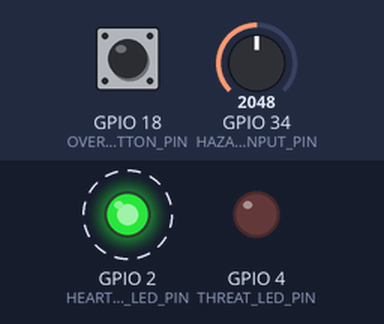
The sketch below on a simulated ESP32. Shown: output pins drawn as LEDs (lit = HIGH). Dashed ring = blinking. The test bench sets the inputs (shaded band); at power-on: GPIO 34 (HAZARD_INPUT_PIN) = 2048, GPIO 18 (OVERRIDE_BUTTON_PIN) HIGH (analog values on the 0–4095 scale). Pins used as bus, display or sensor lines are not drawn; what the sketch prints to the serial monitor is not drawn.

Above: at 1.2 s.
1.3 s: GPIO 34 (HAZARD_INPUT_PIN) set to 2930
4.3 s: GPIO 34 (HAZARD_INPUT_PIN) set to 3040
Timing chart, 0 to 16.3 s (numbered marks = the images above; inputs shaded):
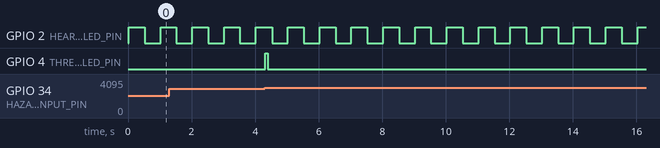

The sketch:

main.ino
```cpp
/* --------------------------------------------------------------
  Application: 06
  Adam Disanti
  Real Time Systems - Sp 2026
  Aerospace/Defense Theme: Pilot Hazard Response System

  Company context:
  - Orlando aerospace/defense style prototype
  - System for a pilot-assist / simulator hazard monitor
  - Goal: prove the hard override path meets its deadline in Wokwi

  Hardware mapping:
  - Potentiometer = Hazard Intensity Input
  - Pushbutton = Pilot Override Input
  - Green LED = System Heartbeat
  - Red LED = Threat / Alarm Indicator

  Logic analyzer mapping:
  - D0 = GPIO18 (Pilot Override Input)
  - D1 = GPIO2  (Heartbeat LED)
  - D2 = GPIO4  (Threat LED)
  - D3 = GPIO21 (ISR Strobe)
  - D4 = GPIO22 (Hard Override Response Strobe)
  - D5 = GPIO23 (Variable Load Task Strobe)
  ---------------------------------------------------------------*/

#include <Arduino.h>
#include <stdarg.h>
#include <string.h>

#include "freertos/FreeRTOS.h"
#include "freertos/task.h"
#include "freertos/semphr.h"
#include "freertos/queue.h"

// -------------------- Demo Output Control --------------------
#define DEMO_MODE 0

#if DEMO_MODE
#define TELEMETRY_PERIOD_MS 1000   // slow, readable
#define ENABLE_SENSOR_DEBUG 0
#else
//#define TELEMETRY_PERIOD_MS 250
#define ENABLE_SENSOR_DEBUG 1
#endif

// -------------------- Pins --------------------
#define HEARTBEAT_LED_PIN       2    // D1 on logic analyzer
#define THREAT_LED_PIN          4    // D2 on logic analyzer
#define OVERRIDE_BUTTON_PIN     18   // D0 on logic analyzer
#define HAZARD_INPUT_PIN        34

// Debug timing strobes for logic analyzer
#define ISR_STROBE_PIN          21   // D3
#define RESPONSE_STROBE_PIN     22   // D4
#define VARIABLE_STROBE_PIN     23   // D5

// -------------------- Timing --------------------
// Heartbeat Task
// Period: 500ms ON / 500ms OFF
// Deadline: 500ms per toggle
// Classification: S (Soft)
// Consequence of miss: reduced system-liveness visibility
#define HEARTBEAT_ON_MS             500
#define HEARTBEAT_OFF_MS            500

// Sensor Acquisition Task
// Period: 20ms
// Deadline: 20ms
// Classification: S (Soft)
// Consequence of miss: stale hazard samples / degraded responsiveness
#define SENSOR_PERIOD_MS            20

// Telemetry Task
// Period: 250ms
// Deadline: 250ms
// Classification: S (Soft)
// Consequence of miss: delayed debug / telemetry visibility
#define TELEMETRY_PERIOD_MS         250

// Threat Alarm Task
// Aperiodic task driven by counting semaphore
// Deadline target: <= 40ms
// Classification: S (Soft)
// Consequence of miss: delayed alert indication, but not immediate system failure
#define THREAT_BLINK_ON_MS          80
#define THREAT_BLINK_OFF_MS         80

// Button debounce window
#define BUTTON_DEBOUNCE_US          150000UL   // 50 ms

// Hard Override Response Task
// Hard deadline target: <= 5000us from ISR trigger to response strobe
// Classification: H (Hard)
// Consequence of miss: override command would not be handled in time
#define HARD_RESPONSE_DEADLINE_US   5000UL

// -------------------- Hazard thresholds --------------------
#define HAZARD_ALERT_THRESHOLD_RAW  3000
#define HAZARD_HIGH_THRESHOLD_RAW   3600

// -------------------- Scheduling --------------------
#define CORE_RT                     1
#define CORE_AUX                    0

#define PRIO_HEARTBEAT              1
#define PRIO_ASSESSMENT             2
#define PRIO_SENSOR                 3
#define PRIO_TELEMETRY              2
#define PRIO_THREAT                 3
#define PRIO_OVERRIDE               4

// -------------------- Queue/Sem sizing --------------------
#define SENSOR_QUEUE_LENGTH         32
#define THREAT_EVENT_MAX_COUNT      12

// -------------------- Types --------------------
typedef struct {
  uint32_t t_ms;
  int raw;
  uint8_t severity;
} HazardSample_t;

// -------------------- Shared state --------------------
// Flag to mark telemetry data dirty
static volatile bool g_telemetryDirty = true;

// Protected by mutex
static int g_latestHazardRaw = 0;
static uint8_t g_latestSeverity = 0;

static bool g_defenseModeEnabled = false;   // true = shielded / suppress threat LED
static bool g_threatLedLatched = false;

static uint32_t g_alertCount = 0;
static uint32_t g_overrideCount = 0;
static uint32_t g_queueDrops = 0;
static uint32_t g_queueHighWater = 0;

static uint32_t g_lastButtonIsrUs = 0;
static uint32_t g_lastOverrideLatencyUs = 0;
static uint32_t g_worstOverrideLatencyUs = 0;

static char g_lastEvent[64] = "BOOT";

// -------------------- Sync objects --------------------
static SemaphoreHandle_t xOverrideSem = NULL;   // Binary sem from ISR
static SemaphoreHandle_t xThreatSem   = NULL;   // Counting sem from hazard crossings
static SemaphoreHandle_t xStateMutex  = NULL;   // Protect serial/shared state
static QueueHandle_t xHazardQueue     = NULL;   // Internal channel for samples

// -------------------- Helper functions --------------------
static inline uint32_t ticks_to_ms(TickType_t ticks) {
  return (uint32_t)(ticks * portTICK_PERIOD_MS);
}

static uint8_t classify_severity(int raw) {
  if (raw >= HAZARD_HIGH_THRESHOLD_RAW) {
    return 3;
  } else if (raw >= HAZARD_ALERT_THRESHOLD_RAW) {
    return 2;
  } else if (raw >= 1500) {
    return 1;
  } else {
    return 0;
  }
}

static void safe_printf(const char *fmt, ...) {
  char buffer[256];

  va_list args;
  va_start(args, fmt);
  vsnprintf(buffer, sizeof(buffer), fmt, args);
  va_end(args);

  if (xStateMutex == NULL) {
    Serial.print(buffer);
    return;
  }

  if (xSemaphoreTake(xStateMutex, pdMS_TO_TICKS(50)) == pdTRUE) {
    Serial.print(buffer);
    xSemaphoreGive(xStateMutex);
  }
}

static void set_last_event_text(const char *text) {
  if (xSemaphoreTake(xStateMutex, pdMS_TO_TICKS(20)) == pdTRUE) {
    strncpy(g_lastEvent, text, sizeof(g_lastEvent) - 1);
    g_lastEvent[sizeof(g_lastEvent) - 1] = '\0';
    xSemaphoreGive(xStateMutex);
  }
}

static void set_latest_hazard(int raw, uint8_t sev) {
  if (xSemaphoreTake(xStateMutex, pdMS_TO_TICKS(20)) == pdTRUE) {
    g_latestHazardRaw = raw;
    g_latestSeverity = sev;
    xSemaphoreGive(xStateMutex);
  }
}

static void note_queue_drop(void) {
  if (xSemaphoreTake(xStateMutex, pdMS_TO_TICKS(20)) == pdTRUE) {
    g_queueDrops++;
    xSemaphoreGive(xStateMutex);
  }
}

static void note_queue_highwater(void) {
  uint32_t nowWaiting = uxQueueMessagesWaiting(xHazardQueue);

  if (xSemaphoreTake(xStateMutex, pdMS_TO_TICKS(20)) == pdTRUE) {
    if (nowWaiting > g_queueHighWater) {
      g_queueHighWater = nowWaiting;
    }
    xSemaphoreGive(xStateMutex);
  }
}

static uint32_t increment_alert_count(void) {
  uint32_t count = 0;

  if (xSemaphoreTake(xStateMutex, pdMS_TO_TICKS(20)) == pdTRUE) {
    g_alertCount++;
    count = g_alertCount;
    xSemaphoreGive(xStateMutex);
  }

  return count;
}

static uint32_t increment_override_count(void) {
  uint32_t count = 0;

  if (xSemaphoreTake(xStateMutex, pdMS_TO_TICKS(20)) == pdTRUE) {
    g_overrideCount++;
    count = g_overrideCount;
    xSemaphoreGive(xStateMutex);
  }

  return count;
}

static void note_override_latency(uint32_t latencyUs) {
  if (xSemaphoreTake(xStateMutex, pdMS_TO_TICKS(20)) == pdTRUE) {
    g_lastOverrideLatencyUs = latencyUs;
    if (latencyUs > g_worstOverrideLatencyUs) {
      g_worstOverrideLatencyUs = latencyUs;
    }
    xSemaphoreGive(xStateMutex);
  }
}

static void toggle_defense_mode(void) {
  if (xSemaphoreTake(xStateMutex, pdMS_TO_TICKS(20)) == pdTRUE) {
    g_defenseModeEnabled = !g_defenseModeEnabled;
    xSemaphoreGive(xStateMutex);
  }
}

static bool get_defense_mode(void) {
  bool enabled = false;

  if (xSemaphoreTake(xStateMutex, pdMS_TO_TICKS(20)) == pdTRUE) {
    enabled = g_defenseModeEnabled;
    xSemaphoreGive(xStateMutex);
  }

  return enabled;
}

static void pulse_response_strobe(void) {
  digitalWrite(RESPONSE_STROBE_PIN, HIGH);
  delayMicroseconds(20);
  digitalWrite(RESPONSE_STROBE_PIN, LOW);
}

static void blink_threat_led_once(void) {
  digitalWrite(THREAT_LED_PIN, HIGH);
  vTaskDelay(pdMS_TO_TICKS(THREAT_BLINK_ON_MS));

  digitalWrite(THREAT_LED_PIN, LOW);
  vTaskDelay(pdMS_TO_TICKS(THREAT_BLINK_OFF_MS));
}

// -------------------- ISR --------------------
// Pilot Override ISR
// Hard event source
void IRAM_ATTR override_button_isr() {
  BaseType_t xHigherPriorityTaskWoken = pdFALSE;

  uint32_t nowUs = micros();

  // Debounce directly in ISR
  if ((nowUs - g_lastButtonIsrUs) < BUTTON_DEBOUNCE_US) {
    return;
  }

  g_lastButtonIsrUs = nowUs;

  // Mark ISR timing on analyzer
  digitalWrite(ISR_STROBE_PIN, HIGH);

  xSemaphoreGiveFromISR(xOverrideSem, &xHigherPriorityTaskWoken);
  portYIELD_FROM_ISR(xHigherPriorityTaskWoken);
}

// -------------------- Tasks --------------------

// Heartbeat Task
// Period: 500ms ON / 500ms OFF
// Deadline: 500ms per toggle
// Classification: S (Soft)
void heartbeat_task(void *pvParameters) {
  while (1) {
    digitalWrite(HEARTBEAT_LED_PIN, HIGH);
    vTaskDelay(pdMS_TO_TICKS(HEARTBEAT_ON_MS));

    digitalWrite(HEARTBEAT_LED_PIN, LOW);
    vTaskDelay(pdMS_TO_TICKS(HEARTBEAT_OFF_MS));
  }

  vTaskDelete(NULL);
}

// Sensor Acquisition Task
// Period: 20ms
// Deadline: 20ms
// Classification: S (Soft)
void sensor_acquisition_task(void *pvParameters) {
  const TickType_t periodTicks = pdMS_TO_TICKS(SENSOR_PERIOD_MS);
  TickType_t lastWakeTime = xTaskGetTickCount();

  bool wasAboveThreshold = false;
  uint32_t sampleCount = 0;

  while (1) {
    int raw = analogRead(HAZARD_INPUT_PIN);
    uint8_t sev = classify_severity(raw);
    bool aboveThreshold = (raw >= HAZARD_ALERT_THRESHOLD_RAW);

    set_latest_hazard(raw, sev);

    HazardSample_t sample;
    sample.t_ms = ticks_to_ms(xTaskGetTickCount());
    sample.raw = raw;
    sample.severity = sev;

    if (xQueueSend(xHazardQueue, &sample, 0) != pdTRUE) {
      note_queue_drop();
    } else {
      note_queue_highwater();
    }

    // Threshold crossing event -> counting semaphore
    if (aboveThreshold && !wasAboveThreshold) {
      if (xSemaphoreGive(xThreatSem) == pdTRUE) {
        UBaseType_t pending = uxSemaphoreGetCount(xThreatSem);

        safe_printf("[SENSOR] t=%lums \nraw=%d \nthreshold=%d \nhazard crossing detected \npending_threat_events=%lu\n",
                    (unsigned long)ticks_to_ms(xTaskGetTickCount()),
                    raw,
                    HAZARD_ALERT_THRESHOLD_RAW,
                    (unsigned long)pending);
      } else {
        safe_printf("[SENSOR] t=%lums \nraw=%d \nwarning: threat counting semaphore full\n",
                    (unsigned long)ticks_to_ms(xTaskGetTickCount()),
                    raw);
      }
    }

    wasAboveThreshold = aboveThreshold;

    if ((sampleCount % 25) == 0) {
#if ENABLE_SENSOR_DEBUG
      safe_printf("[SENSOR DEBUG] raw=%d \nseverity=%u \nstate=%s\n",
                  raw,
                  (unsigned)sev,
                  aboveThreshold ? "ABOVE" : "BELOW");
#endif
    }

    sampleCount++;
    vTaskDelayUntil(&lastWakeTime, periodTicks);
  }

  vTaskDelete(NULL);
}

// Threat Assessment Task
// Event-driven from queue
// Deadline target: <= 40ms
// Classification: S (Soft)
// Variable execution time: YES
void threat_assessment_task(void *pvParameters) {
  HazardSample_t sample;

  while (1) {
    if (xQueueReceive(xHazardQueue, &sample, portMAX_DELAY) == pdTRUE) {
      digitalWrite(VARIABLE_STROBE_PIN, HIGH);

      // Tuned variable load so it is still visible, but does not drown the system
      volatile uint32_t dummy = 0;
      uint32_t loops = 0;

      switch (sample.severity) {
        case 0: loops = 800;    break;
        case 1: loops = 4000;   break;
        case 2: loops = 10000;  break;
        case 3: loops = 18000;  break;
        default: loops = 800;   break;
      }

      for (uint32_t i = 0; i < loops; i++) {
        dummy += i;
      }

      digitalWrite(VARIABLE_STROBE_PIN, LOW);

      if (dummy == 0xFFFFFFFF) {
        safe_printf("[ASSESSMENT] impossible dummy state\n");
      }
    }
  }

  vTaskDelete(NULL);
}

// Hard Override Response Task
// Event-driven from ISR
// Hard deadline: <= 5ms from ISR trigger to response strobe
// Classification: H (Hard)
void hard_override_task(void *pvParameters) {
  while (1) {
    if (xSemaphoreTake(xOverrideSem, portMAX_DELAY) == pdTRUE) {
      uint32_t nowUs = micros();
      uint32_t latencyUs = nowUs - g_lastButtonIsrUs;

      // ISR strobe goes low when hard task begins handling the event
      digitalWrite(ISR_STROBE_PIN, LOW);

      // Hard response strobe for analyzer proof
      pulse_response_strobe();
      note_override_latency(latencyUs);

      toggle_defense_mode();
      uint32_t count = increment_override_count();

      if (latencyUs <= HARD_RESPONSE_DEADLINE_US) {
        set_last_event_text("OVERRIDE DEADLINE MET");
        g_telemetryDirty = true;
      } else {
        set_last_event_text("OVERRIDE DEADLINE MISS");
      }

      safe_printf("\n[OVERRIDE] t=%lums \ncount=%lu \nlatency_us=%lu \ndeadline_us=%lu \ndefense_mode=%s \nresult=%s\n\n",
                  (unsigned long)ticks_to_ms(xTaskGetTickCount()),
                  (unsigned long)count,
                  (unsigned long)latencyUs,
                  (unsigned long)HARD_RESPONSE_DEADLINE_US,
                  get_defense_mode() ? "SHIELDED" : "NORMAL",
                  (latencyUs <= HARD_RESPONSE_DEADLINE_US) ? "MET" : "MISS");
    }
  }

  vTaskDelete(NULL);
}

// Threat Alarm Task
// Event-driven from counting semaphore
// Deadline target: <= 40ms
// Classification: S (Soft)
// This task is intentionally separate from the hard override path
void threat_alarm_task(void *pvParameters) {
  while (1) {
    if (xSemaphoreTake(xThreatSem, portMAX_DELAY) == pdTRUE) {
      uint32_t count = increment_alert_count();
      bool defenseMode = get_defense_mode();

      if (defenseMode) {
        set_last_event_text("THREAT SUPPRESSED");
        g_telemetryDirty = true;
        safe_printf("\n[THREAT SUPPRESSED] t=%lums \nalert=%lu \nlatest_hazard=%d \nreason=shielded mode enabled\n\n",
                    (unsigned long)ticks_to_ms(xTaskGetTickCount()),
                    (unsigned long)count,
                    g_latestHazardRaw);
      } else {
        set_last_event_text("THREAT ALERT");
        g_telemetryDirty = true;
        safe_printf("\n[THREAT ALERT] t=%lums \nalert=%lu \nlatest_hazard=%d\n",
                    (unsigned long)ticks_to_ms(xTaskGetTickCount()),
                    (unsigned long)count,
                    g_latestHazardRaw);

        blink_threat_led_once();
        safe_printf("[THREAT ALERT] alarm pulse complete\n\n");
      }
    }
  }

  vTaskDelete(NULL);
}

// Telemetry Task
// Period: 250ms
// Deadline: 250ms
// Classification: S (Soft)
void telemetry_task(void *pvParameters) {
  TickType_t lastWakeTime = xTaskGetTickCount();
  const TickType_t periodTicks = pdMS_TO_TICKS(TELEMETRY_PERIOD_MS);

  while (1) {

    if (!g_telemetryDirty) {
      vTaskDelayUntil(&lastWakeTime, periodTicks);
      continue;
    }
    g_telemetryDirty = false;

    int raw = 0;
    uint8_t sev = 0;
    bool defenseMode = false;
    uint32_t alerts = 0;
    uint32_t overrides = 0;
    uint32_t drops = 0;
    uint32_t highWater = 0;
    uint32_t worstLatencyUs = 0;
    char lastEvent[64] = {0};

    if (xSemaphoreTake(xStateMutex, pdMS_TO_TICKS(20)) == pdTRUE) {
      raw = g_latestHazardRaw;
      sev = g_latestSeverity;
      defenseMode = g_defenseModeEnabled;
      alerts = g_alertCount;
      overrides = g_overrideCount;
      drops = g_queueDrops;
      highWater = g_queueHighWater;
      worstLatencyUs = g_worstOverrideLatencyUs;
      strncpy(lastEvent, g_lastEvent, sizeof(lastEvent) - 1);
      lastEvent[sizeof(lastEvent) - 1] = '\0';
      xSemaphoreGive(xStateMutex);
    }

    safe_printf("[TELEMETRY] t=%lums \nraw=%d \nseverity=%u \ndefense_mode=%s \nalerts=%lu \noverrides=%lu \nqueue_high_water=%lu \nqueue_drops=%lu \nworst_override_latency_us=%lu \nlast_event=%s\n",
                (unsigned long)ticks_to_ms(xTaskGetTickCount()),
                raw,
                (unsigned)sev,
                defenseMode ? "SHIELDED" : "NORMAL",
                (unsigned long)alerts,
                (unsigned long)overrides,
                (unsigned long)highWater,
                (unsigned long)drops,
                (unsigned long)worstLatencyUs,
                lastEvent);

    vTaskDelayUntil(&lastWakeTime, periodTicks);
  }

  vTaskDelete(NULL);
}

// -------------------- Setup / Loop --------------------
void setup() {
  Serial.begin(115200);

  // Create synchronization primitives
  xOverrideSem = xSemaphoreCreateBinary();
  xThreatSem = xSemaphoreCreateCounting(THREAT_EVENT_MAX_COUNT, 0);
  xStateMutex = xSemaphoreCreateMutex();
  xHazardQueue = xQueueCreate(SENSOR_QUEUE_LENGTH, sizeof(HazardSample_t));

  configASSERT(xOverrideSem);
  configASSERT(xThreatSem);
  configASSERT(xStateMutex);
  configASSERT(xHazardQueue);

  // Initialize hardware pins
  pinMode(HEARTBEAT_LED_PIN, OUTPUT);
  pinMode(THREAT_LED_PIN, OUTPUT);
  pinMode(OVERRIDE_BUTTON_PIN, INPUT_PULLUP);

  pinMode(ISR_STROBE_PIN, OUTPUT);
  pinMode(RESPONSE_STROBE_PIN, OUTPUT);
  pinMode(VARIABLE_STROBE_PIN, OUTPUT);

  digitalWrite(HEARTBEAT_LED_PIN, LOW);
  digitalWrite(THREAT_LED_PIN, LOW);
  digitalWrite(ISR_STROBE_PIN, LOW);
  digitalWrite(RESPONSE_STROBE_PIN, LOW);
  digitalWrite(VARIABLE_STROBE_PIN, LOW);

  analogReadResolution(12);

  // Attach ISR
  attachInterrupt(digitalPinToInterrupt(OVERRIDE_BUTTON_PIN), override_button_isr, FALLING);

  // Startup info
  safe_printf("\n--- Application 6: Aerospace/Defense Hazard Response Prototype ---\n");
  safe_printf("Pins: HEARTBEAT_LED=%d, THREAT_LED=%d, BUTTON=%d, HAZARD_INPUT=%d\n",
              HEARTBEAT_LED_PIN, THREAT_LED_PIN, OVERRIDE_BUTTON_PIN, HAZARD_INPUT_PIN);
  safe_printf("Strobes: ISR=%d, RESPONSE=%d, VARIABLE=%d\n",
              ISR_STROBE_PIN, RESPONSE_STROBE_PIN, VARIABLE_STROBE_PIN);
  safe_printf("Hard override deadline=%lu us\n", (unsigned long)HARD_RESPONSE_DEADLINE_US);
  safe_printf("Sensor queue length=%u, item size=%u bytes\n",
              (unsigned)SENSOR_QUEUE_LENGTH, (unsigned)sizeof(HazardSample_t));
  safe_printf("System ready. Use the hazard input and pilot override button to test the prototype.\n\n");

  // Create tasks
  xTaskCreatePinnedToCore(heartbeat_task, "HEARTBEAT", 2048, NULL, PRIO_HEARTBEAT, NULL, CORE_RT);
  xTaskCreatePinnedToCore(sensor_acquisition_task, "SENSOR", 4096, NULL, PRIO_SENSOR, NULL, CORE_RT);
  xTaskCreatePinnedToCore(threat_assessment_task, "ASSESS", 4096, NULL, PRIO_ASSESSMENT, NULL, CORE_RT);
  xTaskCreatePinnedToCore(threat_alarm_task, "THREAT", 4096, NULL, PRIO_THREAT, NULL, CORE_RT);
  xTaskCreatePinnedToCore(hard_override_task, "OVERRIDE", 4096, NULL, PRIO_OVERRIDE, NULL, CORE_RT);

  // Put telemetry on the auxiliary core
  xTaskCreatePinnedToCore(telemetry_task, "TELEMETRY", 4096, NULL, PRIO_TELEMETRY, NULL, CORE_AUX);
}

void loop() {
  // All real work lives in FreeRTOS tasks
  delay(1000);
}
```

Measured:
- after the input at 4.3 s, GPIO 4 (THREAT_LED_PIN): LOW → HIGH at once, → LOW 0.08 s later
- by itself, GPIO 2 (HEARTBEAT_LED_PIN): alternates HIGH for 0.50 s and LOW for 0.50 s
